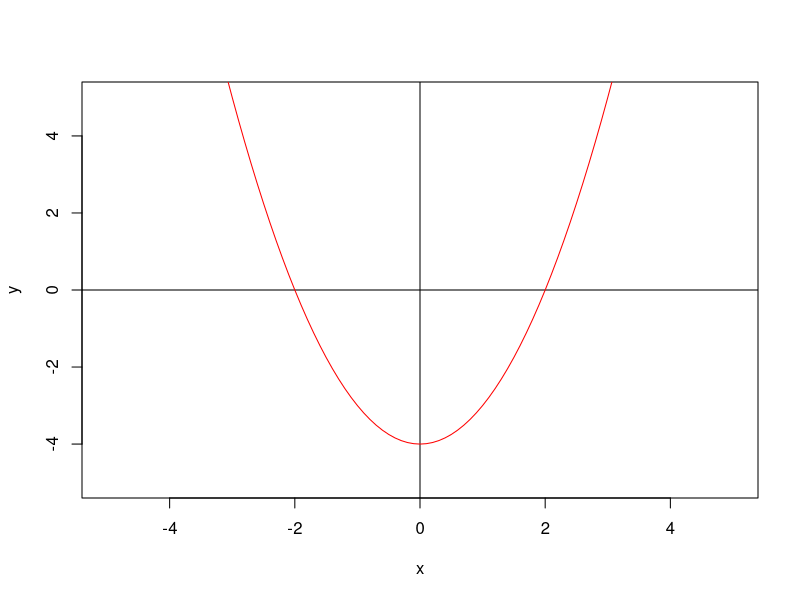
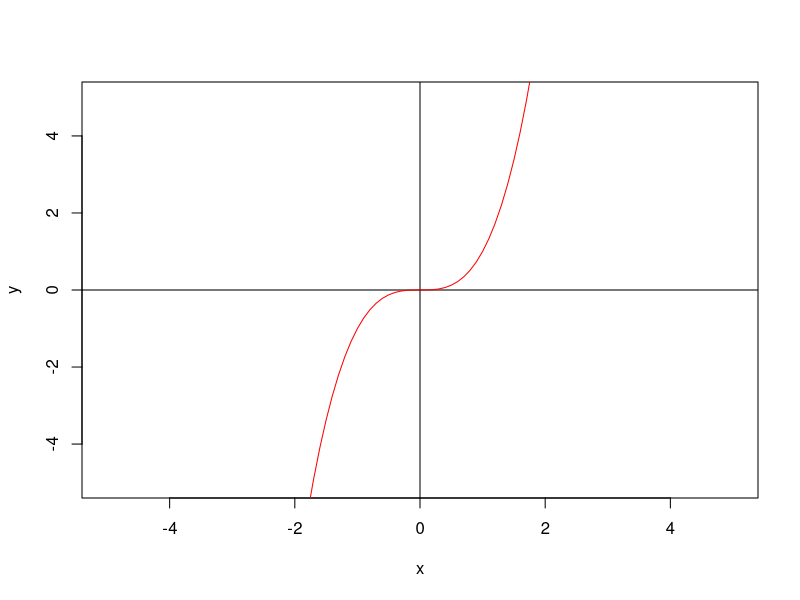

Here is the R script that generated these plots, in order:

# f(x)=x^2-4 그래프이다. 그림을 그리는 코드를 작성하라.

library(dplyr)
library(magrittr)

plot(NA, xlim=c(-5,5), ylim=c(-5,5), xlab="x",ylab="y")
abline(v=0)  
abline(h=0)  

f <- function(x) x^2 - 4

plot (f, -5, 5, col="red", xlab="x", ylab="y", add = T)

#---------------------------------------------------------

plot(NA, xlim=c(-5,5), ylim=c(-5,5), xlab="x",ylab="y")
abline(v=0)  
abline(h=0) 

f <- function(x) x^3

plot (f, -5, 5, col="red", xlab="x", ylab="y", add = T)